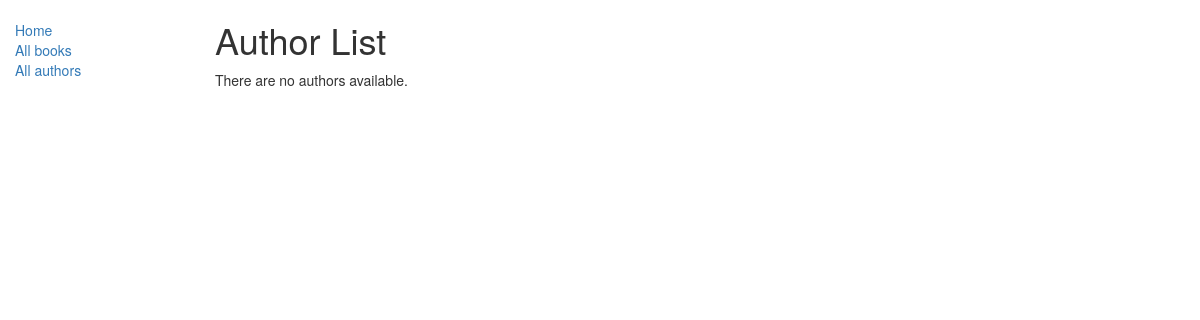
Page /catalog/authors/ on the earlier database version.
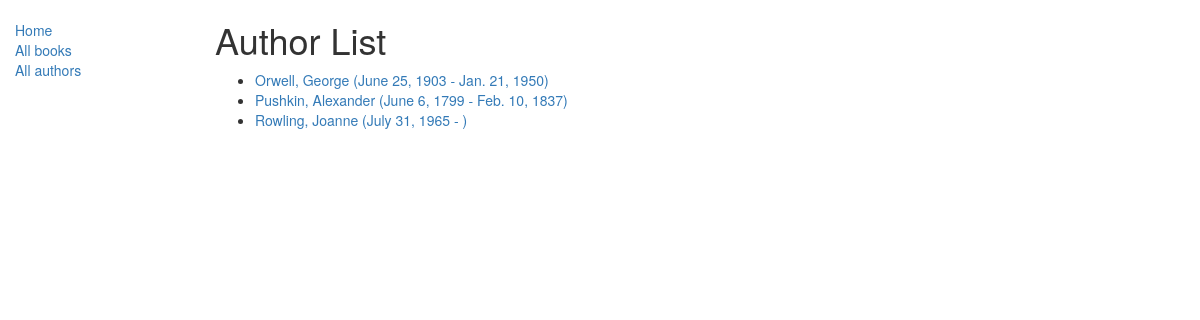
Same page on the later database version.
### catalog/models.py (models this page shows)
class Author(models.Model):
    first_name = models.CharField(max_length=100)
    last_name = models.CharField(max_length=100)
    date_of_birth = models.DateField(null=True, blank=True)
    date_of_death = models.DateField("Died", null=True, blank=True)
    class Meta:
        ordering = ['last_name', 'first_name']
    def get_absolute_url(self):
        return reverse("author-detail", args=[str(self.id)])
    def __str__(self):
        return f"{self.last_name}, {self.first_name}"

### catalog/views.py (the view)
class AuthorListView(generic.ListView):
    model = Author
    paginate_by = 10

### catalog/templates/catalog/author_list.html
{% extends "base_generic.html" %}
{% block content %}
    <h1>Author List</h1>
    {% if author_list %}
    <ul>
    {% for author in author_list %}
        <li>
        <a href="{{ author.get_absolute_url }}">
        {{ author }} ({{author.date_of_birth}} - {% if author.date_of_death %}{{author.date_of_death}}{% endif %})
        </a>
        </li>
    {% endfor %}
    </ul>
    {% else %}
    <p>There are no authors available.</p>
    {% endif %}
{% endblock %}

Differences in the rows shown:
added Author: last_name+first_name "Orwell, George", date_of_birth "June 25, 1903", date_of_death "Jan. 21, 1950"
added Author: last_name+first_name "Pushkin, Alexander", date_of_birth "June 6, 1799", date_of_death "Feb. 10, 1837"
added Author: last_name+first_name "Rowling, Joanne", date_of_birth "July 31, 1965"
Other differences:
text no longer shown: "There are no authors available."
